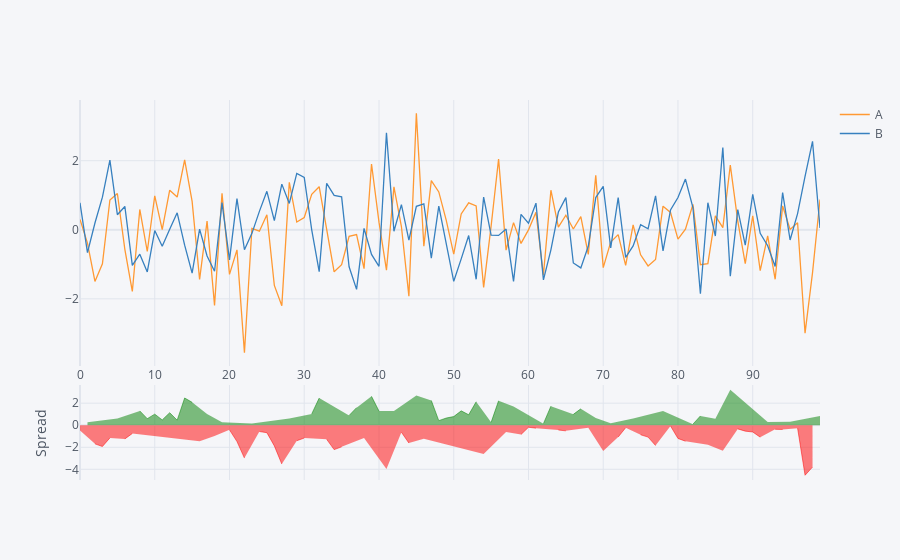

The notebook cell saved with this chart:
### Markdown cell above
## Spread

### Code cell
df[['A','B']].iplot(kind='spread')

### Figure 1 — Plotly figure (JSON) as saved in the notebook; plotly's stock layout.template omitted (floating-point values rounded to 4 significant figures)
{"data": [{"line": {"color": "rgba(255, 153, 51, 1.0)", "dash": "solid", "shape": "linear", "width": 1.3}, "mode": "lines", "name": "A", "text": "", "type": "scatter", "x": [0, 1, 2, 3, 4, 5, 6, 7, 8, 9, 10, 11, 12, 13, 14, 15, 16, 17, 18, 19, 20, 21, 22, 23, 24, 25, 26, 27, 28, 29, 30, 31, 32, 33, 34, 35, 36, 37, 38, 39, 40, 41, 42, 43, 44, 45, 46, 47, 48, 49, 50, 51, 52, 53, 54, 55, 56, 57, 58, 59, 60, 61, 62, 63, 64, 65, 66, 67, 68, 69, 70, 71, 72, 73, 74, 75, 76, 77, 78, 79, 80, 81, 82, 83, 84, 85, 86, 87, 88, 89, 90, 91, 92, 93, 94, 95, 96, 97, 98, 99], "y": [0.2992, -0.3841, -1.496, -0.9863, 0.8636, 1.051, -0.5641, -1.786, 0.5893, -0.6284, 0.9822, 0.003622, 1.148, 0.9494, 2.023, 0.821, -1.437, 0.2501, -2.189, 1.06, -1.291, -0.5818, -3.56, 0.04299, -0.04044, 0.4365, -1.612, -2.2, 1.374, 0.2237, 0.3546, 1.027, 1.248, 0.06803, -1.216, -1.009, -0.1893, -0.1362, -1.125, 1.906, 0.2223, -1.168, 1.245, 0.09448, -1.921, 3.374, -0.4721, 1.424, 1.098, 0.2728, -0.7072, 0.458, 0.7813, 0.694, -1.667, 0.1048, 2.052, -0.5895, 0.2086, -0.3943, -0.001963, 0.5062, -1.311, 1.146, 0.07746, 0.4212, 0.0224, 0.3832, -0.7143, 1.576, -1.095, -0.3578, -0.1388, -1.032, 0.1413, -0.7237, -1.046, -0.8604, 0.6838, 0.502, -0.2699, 0.02003, 0.7382, -1.011, -0.9809, 0.4011, 0.06473, 1.875, 0.2515, -0.9808, 0.4076, -1.185, -0.1736, -1.434, 0.6916, 0.01083, 0.2038, -2.995, -1.24, 0.8789]}, {"line": {"color": "rgba(55, 128, 191, 1.0)", "dash": "solid", "shape": "linear", "width": 1.3}, "mode": "lines", "name": "B", "text": "", "type": "scatter", "x": [0, 1, 2, 3, 4, 5, 6, 7, 8, 9, 10, 11, 12, 13, 14, 15, 16, 17, 18, 19, 20, 21, 22, 23, 24, 25, 26, 27, 28, 29, 30, 31, 32, 33, 34, 35, 36, 37, 38, 39, 40, 41, 42, 43, 44, 45, 46, 47, 48, 49, 50, 51, 52, 53, 54, 55, 56, 57, 58, 59, 60, 61, 62, 63, 64, 65, 66, 67, 68, 69, 70, 71, 72, 73, 74, 75, 76, 77, 78, 79, 80, 81, 82, 83, 84, 85, 86, 87, 88, 89, 90, 91, 92, 93, 94, 95, 96, 97, 98, 99], "y": [0.7801, -0.6622, 0.196, 0.9444, 2.019, 0.4372, 0.6764, -1.032, -0.7053, -1.221, -0.0225, -0.4751, 0.01563, 0.4917, -0.4464, -1.253, 0.01754, -0.7571, -1.201, 0.7887, -0.8693, 0.9011, -0.577, -0.1031, 0.5338, 1.116, 0.2639, 1.323, 0.763, 1.632, 1.521, -0.000688, -1.211, 1.347, 0.9976, 0.9551, -1.072, -1.727, 0.04129, -0.7132, -1.058, 2.811, -0.04184, 0.7308, -0.2994, 0.6791, 0.7539, -0.82, 0.6836, -0.3772, -1.491, -0.8424, -0.1658, -1.433, 0.9462, -0.1529, -0.1621, 0.02131, -1.496, 0.4485, 0.1892, 0.771, -1.452, -0.5813, 0.5146, 0.9316, -0.9603, -1.103, -0.4775, 0.9336, 1.256, -0.525, 0.9324, -0.8006, -0.4672, 0.1461, 0.03077, 0.9842, -0.6095, 0.5726, 0.9344, 1.47, 0.6445, -1.85, 0.7847, -0.1798, 2.385, -1.341, 0.5857, -0.4425, 1.025, -0.1017, -0.4632, -1.061, 1.076, -0.2948, 0.4688, 1.544, 2.561, 0.05175]}, {"connectgaps": false, "fill": "tozeroy", "line": {"color": "green", "dash": "solid", "shape": "linear", "width": 0.5}, "mode": "lines", "name": "Spread", "showlegend": false, "type": "scatter", "x": [0, 1, 2, 3, 4, 5, 6, 7, 8, 9, 10, 11, 12, 13, 14, 15, 16, 17, 18, 19, 20, 21, 22, 23, 24, 25, 26, 27, 28, 29, 30, 31, 32, 33, 34, 35, 36, 37, 38, 39, 40, 41, 42, 43, 44, 45, 46, 47, 48, 49, 50, 51, 52, 53, 54, 55, 56, 57, 58, 59, 60, 61, 62, 63, 64, 65, 66, 67, 68, 69, 70, 71, 72, 73, 74, 75, 76, 77, 78, 79, 80, 81, 82, 83, 84, 85, 86, 87, 88, 89, 90, 91, 92, 93, 94, 95, 96, 97, 98, 99], "xaxis": "x2", "y": ["", 0.2781, "", "", "", 0.6134, "", "", 1.295, 0.5923, 1.005, 0.4788, 1.132, 0.4577, 2.47, 2.074, "", 1.007, "", 0.2713, "", "", "", 0.1461, "", "", "", "", 0.6111, "", "", 1.028, 2.459, "", "", "", 0.8829, 1.59, "", 2.62, 1.28, "", 1.287, "", "", 2.695, "", 2.244, 0.4142, 0.6499, 0.7833, 1.3, 0.9471, 2.127, "", 0.2577, 2.214, "", 1.705, "", "", "", 0.1411, 1.727, "", "", 0.9827, 1.487, "", 0.6423, "", 0.1671, "", "", 0.6085, "", "", "", 1.293, "", "", "", 0.09371, 0.8396, "", 0.5809, "", 3.216, "", "", "", "", 0.2896, "", "", 0.3056, "", "", "", 0.8271], "yaxis": "y2"}, {"connectgaps": false, "fill": "tozeroy", "line": {"color": "red", "dash": "solid", "shape": "linear", "width": 0.5}, "mode": "lines", "name": "Spread", "showlegend": false, "type": "scatter", "x": [0, 1, 2, 3, 4, 5, 6, 7, 8, 9, 10, 11, 12, 13, 14, 15, 16, 17, 18, 19, 20, 21, 22, 23, 24, 25, 26, 27, 28, 29, 30, 31, 32, 33, 34, 35, 36, 37, 38, 39, 40, 41, 42, 43, 44, 45, 46, 47, 48, 49, 50, 51, 52, 53, 54, 55, 56, 57, 58, 59, 60, 61, 62, 63, 64, 65, 66, 67, 68, 69, 70, 71, 72, 73, 74, 75, 76, 77, 78, 79, 80, 81, 82, 83, 84, 85, 86, 87, 88, 89, 90, 91, 92, 93, 94, 95, 96, 97, 98, 99], "xaxis": "x2", "y": [-0.481, "", -1.692, -1.931, -1.155, "", -1.241, -0.7545, "", "", "", "", "", "", "", "", -1.454, "", -0.9882, "", -0.422, -1.483, -2.983, "", -0.5743, -0.679, -1.876, -3.523, "", -1.408, -1.166, "", "", -1.279, -2.213, -1.964, "", "", -1.166, "", "", -3.98, "", -0.6363, -1.622, "", -1.226, "", "", "", "", "", "", "", -2.613, "", "", -0.6108, "", -0.8428, -0.1912, -0.2649, "", "", -0.4372, -0.5104, "", "", -0.2368, "", -2.351, "", -1.071, -0.2311, "", -0.8698, -1.077, -1.845, "", -0.07061, -1.204, -1.45, "", "", -1.766, "", -2.32, "", -0.3342, -0.5383, -0.6172, -1.083, "", -0.3731, -0.3841, "", -0.265, -4.539, -3.801, ""], "yaxis": "y2"}], "layout": {"hovermode": "x", "legend": {"bgcolor": "#F5F6F9", "font": {"color": "#4D5663"}}, "paper_bgcolor": "#F5F6F9", "plot_bgcolor": "#F5F6F9", "title": {"font": {"color": "#4D5663"}}, "xaxis": {"gridcolor": "#E1E5ED", "showgrid": true, "tickfont": {"color": "#4D5663"}, "title": {"font": {"color": "#4D5663"}, "text": ""}, "zerolinecolor": "#E1E5ED"}, "xaxis2": {"anchor": "y2", "gridcolor": "#E1E5ED", "showgrid": true, "showticklabels": false, "tickfont": {"color": "#4D5663"}, "title": {"font": {"color": "#4D5663"}, "text": ""}, "zerolinecolor": "#E1E5ED"}, "yaxis": {"domain": [0.3, 1], "gridcolor": "#E1E5ED", "showgrid": true, "tickfont": {"color": "#4D5663"}, "title": {"font": {"color": "#4D5663"}, "text": ""}, "zerolinecolor": "#E1E5ED"}, "yaxis2": {"domain": [0, 0.25], "gridcolor": "#E1E5ED", "showgrid": true, "tickfont": {"color": "#4D5663"}, "title": {"font": {"color": "#4D5663"}, "text": "Spread"}, "zerolinecolor": "#E1E5ED"}}}
